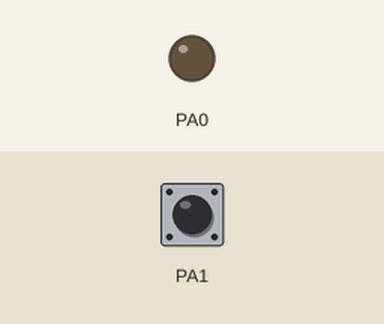
The program below on a simulated ATmega32, built with avr-gcc and emulated at 8 MHz. Parts: output pins drawn as LEDs (lit = HIGH). The test bench sets the inputs (shaded band); at power-on: PA1 HIGH.

Above: at 1.2 s.
1.3 s: PA1 pulled LOW for 0.15 s
At 2.1 s:
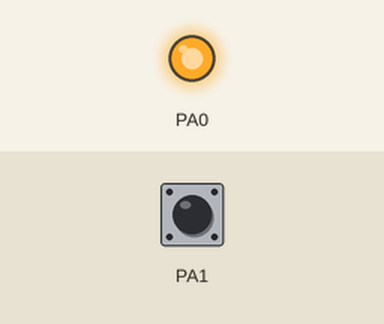
2.9 s: PA1 pulled LOW for 1 s
At 3.3 s:
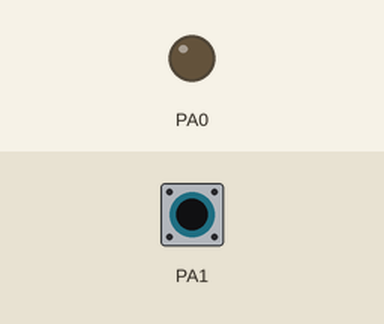
5.4 s: PA1 pulled LOW for 3.2 s
At 6.4 s:
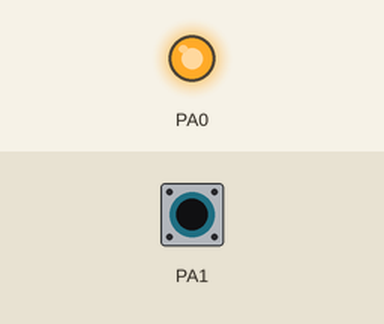
Timing chart, 0 to 8.4 s (numbered marks = the images above; inputs shaded):
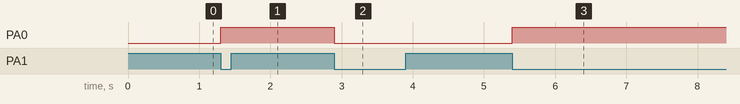

Measured:
- after the input at 1.3 s, PA0: LOW → HIGH at once
- after the input at 2.9 s, PA0: HIGH → LOW at once
- after the input at 5.4 s, PA0: LOW → HIGH at once

The program:

main.c
```c
/*
 * main.c
 *
 *  Created on: May 10, 2022
 *      Author: Karim
 */
#include <avr/io.h>
#define F_CPU 8000000UL
#include <util/delay.h>
#include "Bit_math.h"
int main(void)
{
	SET_BIT(DDRA,0) ;//Set pin A0 o/p
	CLR_BIT(PORTA,1)  ;
	SET_BIT(PORTA,1)  ;
    unsigned char flag=0;
	while(1)     //Super loop
	{

		if(READ_BIT(PINA,1)==0 && flag==0)
		{
				TOG_BIT(PORTA,0);
				flag=1;
		}
		else if(READ_BIT(PINA,1)==1)
		{
			flag=0;
		}
		/*if(READ_BIT(PINB,1)==0)
		{
			SET_BIT(PORTB,0)  ; //Set pin A0 High
		}
		else
		{
			CLR_BIT(PORTB,0)  ;
		}*/

	}
}
```

Bit_math.h
```c
/*
 * Bit_math.h
 *
 * Created: 2/17/2021 3:37:09 PM
 *  Author: Karim
 */

#ifndef BIT_MATH_H
#define BIT_MATH_H

#define REGISTER_SIZE 8
#define SET_BIT(reg,bit)    reg|=(1<<bit)
#define CLR_BIT(reg,bit)    reg&=(~(1<<bit))
#define TOG_BIT(reg,bit)    reg^=(1<<bit)
#define READ_BIT(reg,bit)    ((reg&(1<<bit))>>bit)
#define IS_BIT_SET(reg,bit)  (reg&(1<<bit))>>bit
#define IS_BIT_CLR(reg,bit)  !((reg&(1<<bit))>>bit)
#define ROR(reg,num)         reg=(reg<<(REGISTER_SIZE-num))|(reg>>(num))
#define ROL(reg,num)         reg=(reg>>(REGISTER_SIZE-num))|(reg<<(num))

#endif
```
